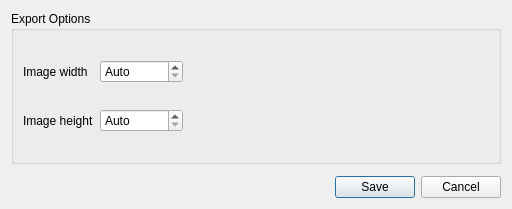
<?xml version="1.0" encoding="UTF-8"?>
<ui version="4.0">
 <class>QgsElevationProfileImageExportOptionsDialogBase</class>
 <widget class="QDialog" name="QgsElevationProfileImageExportOptionsDialogBase">
  <property name="geometry">
   <rect>
    <x>0</x>
    <y>0</y>
    <width>512</width>
    <height>209</height>
   </rect>
  </property>
  <property name="windowTitle">
   <string>Image Export Options</string>
  </property>
  <layout class="QVBoxLayout" name="verticalLayout">
   <item>
    <widget class="QgsScrollArea" name="scrollArea">
     <property name="frameShape">
      <enum>QFrame::NoFrame</enum>
     </property>
     <property name="widgetResizable">
      <bool>true</bool>
     </property>
     <widget class="QWidget" name="scrollAreaWidgetContents">
      <property name="geometry">
       <rect>
        <x>0</x>
        <y>0</y>
        <width>494</width>
        <height>142</height>
       </rect>
      </property>
      <layout class="QVBoxLayout" name="scrollAreaLayout">
       <property name="leftMargin">
        <number>0</number>
       </property>
       <property name="topMargin">
        <number>0</number>
       </property>
       <property name="rightMargin">
        <number>0</number>
       </property>
       <property name="bottomMargin">
        <number>0</number>
       </property>
       <item>
        <widget class="QgsCollapsibleGroupBoxBasic" name="groupBox">
         <property name="title">
          <string>Export Options</string>
         </property>
         <layout class="QGridLayout" name="gridLayout_2">
          <item row="1" column="0" colspan="2">
           <widget class="QLabel" name="label_13">
            <property name="text">
             <string>Image height</string>
            </property>
           </widget>
          </item>
          <item row="0" column="4">
           <spacer name="horizontalSpacer_3">
            <property name="orientation">
             <enum>Qt::Horizontal</enum>
            </property>
            <property name="sizeHint" stdset="0">
             <size>
              <width>40</width>
              <height>20</height>
             </size>
            </property>
           </spacer>
          </item>
          <item row="0" column="2" colspan="2">
           <widget class="QgsSpinBox" name="mWidthSpinBox">
            <property name="specialValueText">
             <string>Auto</string>
            </property>
            <property name="suffix">
             <string> px</string>
            </property>
            <property name="prefix">
             <string/>
            </property>
            <property name="minimum">
             <number>0</number>
            </property>
            <property name="maximum">
             <number>99999999</number>
            </property>
            <property name="showClearButton" stdset="0">
             <bool>false</bool>
            </property>
           </widget>
          </item>
          <item row="1" column="2" colspan="2">
           <widget class="QgsSpinBox" name="mHeightSpinBox">
            <property name="specialValueText">
             <string>Auto</string>
            </property>
            <property name="suffix">
             <string> px</string>
            </property>
            <property name="prefix">
             <string/>
            </property>
            <property name="minimum">
             <number>0</number>
            </property>
            <property name="maximum">
             <number>99999999</number>
            </property>
            <property name="showClearButton" stdset="0">
             <bool>false</bool>
            </property>
           </widget>
          </item>
          <item row="0" column="0">
           <widget class="QLabel" name="label_10">
            <property name="text">
             <string>Image width</string>
            </property>
           </widget>
          </item>
         </layout>
        </widget>
       </item>
      </layout>
     </widget>
    </widget>
   </item>
   <item>
    <widget class="QWidget" name="widget" native="true"/>
   </item>
   <item>
    <widget class="QDialogButtonBox" name="buttonBox">
     <property name="orientation">
      <enum>Qt::Horizontal</enum>
     </property>
     <property name="standardButtons">
      <set>QDialogButtonBox::Cancel|QDialogButtonBox::Save</set>
     </property>
    </widget>
   </item>
  </layout>
 </widget>
 <customwidgets>
  <customwidget>
   <class>QgsScrollArea</class>
   <extends>QScrollArea</extends>
   <header>qgsscrollarea.h</header>
   <container>1</container>
  </customwidget>
  <customwidget>
   <class>QgsCollapsibleGroupBoxBasic</class>
   <extends>QGroupBox</extends>
   <header>qgscollapsiblegroupbox.h</header>
   <container>1</container>
  </customwidget>
  <customwidget>
   <class>QgsSpinBox</class>
   <extends>QSpinBox</extends>
   <header>qgsspinbox.h</header>
  </customwidget>
 </customwidgets>
 <tabstops>
  <tabstop>scrollArea</tabstop>
 </tabstops>
 <resources/>
 <connections>
  <connection>
   <sender>buttonBox</sender>
   <signal>accepted()</signal>
   <receiver>QgsElevationProfileImageExportOptionsDialogBase</receiver>
   <slot>accept()</slot>
   <hints>
    <hint type="sourcelabel">
     <x>248</x>
     <y>254</y>
    </hint>
    <hint type="destinationlabel">
     <x>157</x>
     <y>274</y>
    </hint>
   </hints>
  </connection>
  <connection>
   <sender>buttonBox</sender>
   <signal>rejected()</signal>
   <receiver>QgsElevationProfileImageExportOptionsDialogBase</receiver>
   <slot>reject()</slot>
   <hints>
    <hint type="sourcelabel">
     <x>316</x>
     <y>260</y>
    </hint>
    <hint type="destinationlabel">
     <x>286</x>
     <y>274</y>
    </hint>
   </hints>
  </connection>
 </connections>
</ui>
